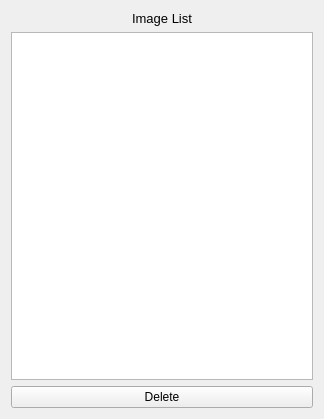
<?xml version="1.0" encoding="UTF-8"?>
<ui version="4.0">
 <class>AnnotatedImageView</class>
 <widget class="QWidget" name="AnnotatedImageView">
  <property name="geometry">
   <rect>
    <x>0</x>
    <y>0</y>
    <width>324</width>
    <height>419</height>
   </rect>
  </property>
  <property name="windowTitle">
   <string>Form</string>
  </property>
  <layout class="QVBoxLayout" name="verticalLayout_2">
   <item>
    <widget class="QLabel" name="label">
     <property name="font">
      <font>
       <family>Arial</family>
       <pointsize>10</pointsize>
      </font>
     </property>
     <property name="text">
      <string>Image List</string>
     </property>
     <property name="alignment">
      <set>Qt::AlignCenter</set>
     </property>
    </widget>
   </item>
   <item>
    <layout class="QVBoxLayout" name="verticalLayout">
     <item>
      <widget class="QListView" name="listView">
       <property name="selectionMode">
        <enum>QAbstractItemView::SingleSelection</enum>
       </property>
       <property name="spacing">
        <number>3</number>
       </property>
       <property name="viewMode">
        <enum>QListView::ListMode</enum>
       </property>
       <property name="uniformItemSizes">
        <bool>true</bool>
       </property>
      </widget>
     </item>
     <item>
      <widget class="QPushButton" name="btnDelete">
       <property name="text">
        <string>Delete</string>
       </property>
      </widget>
     </item>
    </layout>
   </item>
  </layout>
 </widget>
 <resources/>
 <connections/>
</ui>
